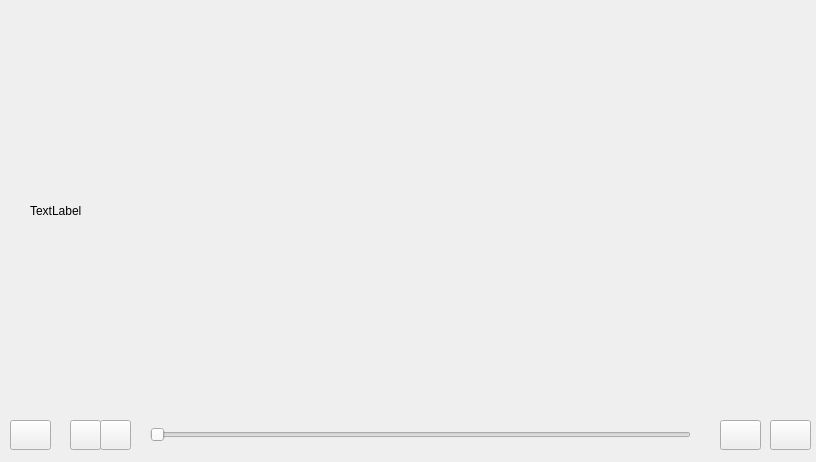
<?xml version="1.0" encoding="UTF-8"?>
<ui version="4.0">
 <class>MainWidget</class>
 <widget class="QWidget" name="MainWidget">
  <property name="geometry">
   <rect>
    <x>0</x>
    <y>0</y>
    <width>816</width>
    <height>462</height>
   </rect>
  </property>
  <property name="windowTitle">
   <string>MainWidget</string>
  </property>
  <widget class="QPushButton" name="m_openButton">
   <property name="geometry">
    <rect>
     <x>10</x>
     <y>420</y>
     <width>41</width>
     <height>30</height>
    </rect>
   </property>
   <property name="text">
    <string/>
   </property>
   <property name="icon">
    <iconset resource="images.qrc">
     <normaloff>:/images/folder.png</normaloff>:/images/folder.png</iconset>
   </property>
  </widget>
  <widget class="QPushButton" name="m_playButton">
   <property name="geometry">
    <rect>
     <x>70</x>
     <y>420</y>
     <width>31</width>
     <height>30</height>
    </rect>
   </property>
   <property name="text">
    <string/>
   </property>
   <property name="icon">
    <iconset resource="images.qrc">
     <normaloff>:/images/play.png</normaloff>:/images/play.png</iconset>
   </property>
  </widget>
  <widget class="QPushButton" name="m_stopButton">
   <property name="geometry">
    <rect>
     <x>100</x>
     <y>420</y>
     <width>31</width>
     <height>30</height>
    </rect>
   </property>
   <property name="text">
    <string/>
   </property>
   <property name="icon">
    <iconset resource="images.qrc">
     <normaloff>:/images/stop.png</normaloff>:/images/stop.png</iconset>
   </property>
  </widget>
  <widget class="QSlider" name="m_slider">
   <property name="geometry">
    <rect>
     <x>150</x>
     <y>419</y>
     <width>541</width>
     <height>31</height>
    </rect>
   </property>
   <property name="orientation">
    <enum>Qt::Horizontal</enum>
   </property>
  </widget>
  <widget class="QPushButton" name="m_tvButton">
   <property name="geometry">
    <rect>
     <x>720</x>
     <y>420</y>
     <width>41</width>
     <height>30</height>
    </rect>
   </property>
   <property name="text">
    <string/>
   </property>
   <property name="icon">
    <iconset resource="images.qrc">
     <normaloff>:/images/tv.png</normaloff>:/images/tv.png</iconset>
   </property>
  </widget>
  <widget class="QPushButton" name="m_exitButton">
   <property name="geometry">
    <rect>
     <x>770</x>
     <y>420</y>
     <width>41</width>
     <height>30</height>
    </rect>
   </property>
   <property name="text">
    <string/>
   </property>
   <property name="icon">
    <iconset resource="images.qrc">
     <normaloff>:/images/exit.png</normaloff>:/images/exit.png</iconset>
   </property>
  </widget>
  <widget class="QLabel" name="label">
   <property name="geometry">
    <rect>
     <x>30</x>
     <y>10</y>
     <width>771</width>
     <height>401</height>
    </rect>
   </property>
   <property name="text">
    <string>TextLabel</string>
   </property>
  </widget>
 </widget>
 <layoutdefault spacing="6" margin="11"/>
 <resources>
  <include location="images.qrc"/>
 </resources>
 <connections/>
</ui>
